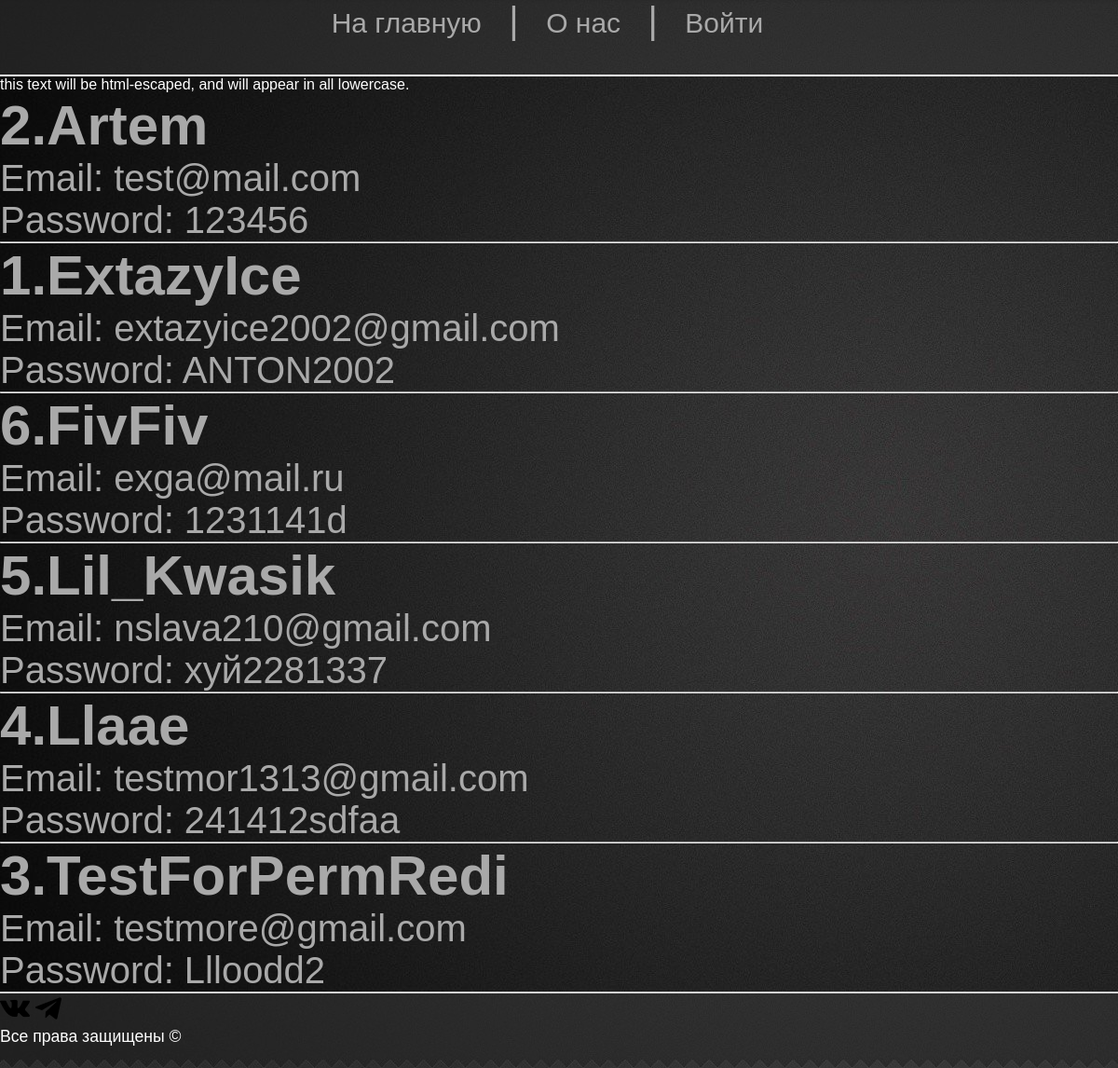
Page /test/ on the committed database.
### hello/models.py (models this page shows, shortened)
class UserModel(models.Model):
    login = models.CharField(max_length=15, unique=True)
    email = models.EmailField(unique=True)
    password = models.CharField(max_length=50)
    class Meta:
        verbose_name = "Зарегистрированные пользователи"
        verbose_name_plural = "Зарегистрированные пользователи"
        ordering = ['login']
        indexes = [
            models.Index(fields=['login'])
        ]

### hello/views.py (the view)
# urls.py: path('test/', views.test, name='test'),
def test(request):
    data = {'data_db': UserModel.objects.all(), 'selected': 0, }
    return render(request, 'test.html', context=data)

### First/templates/test.html (shortened to what this page needs)
{% extends "base_template.html" %}
{% load static %}
{%block body_page %}
<ul>
    {% for el in data_db %}
        <li>
            <h2>{{ el.id }}.{{el.login}}</h2>
            <p>Email: {{el.email}}</p>
            <p>Password: {{el.password}}</p>
            {% if el != data_db.last %}
                <hr>
            {% endif %}
        </li>
    {% endfor %}
</ul>
{% endblock body_page %}

### First/templates/base_template.html (shortened to what this page needs)
<!DOCTYPE html>
{% load static %}
<html>
<head>
    <link rel="stylesheet" href="{% static "css/style.css" %}"/>
</head>
<body>
<div class="page">
<header>
    <div class="header">
        <div class="menu">
            <ul>
                <li><a href="#">На главную</a></li>
                <li>|</li>
                <li><a href="#">О нас</a></li>
                <li>|</li>
                <li><a href="{% url 'login' %}">Войти</a></li>
            </ul>
        </div>
    </div>
</header>
    {%block body_page%}<h1>Something..</h1>{% endblock body_page %}
<footer>
    <div id="socials">
        <a href="https://vk.com/extazyice" title="Страница ВК">
            <img src="{% static "images/vk_icon.png" %}" alt="Страница ВК" title="Страница ВК"></a>
        <a href="https://t.me/extazyice" title="Чат Телеграмм">
            <img src="{% static "images/telegram_icon.png" %}" alt="Чат Телеграмм" title="Чат Телеграмм">
        </a>
    </div>
    <div id="rights">
        Все права защищены &copy; <?=date ('Y')?>
    </div>
</footer>
</div>
</body>
</html>

### hello/static/css/style.css (style rules this page uses)
* { margin: 0; padding: 0; }
body { font-family: Verdana, sans-serif; background-image: url("../images/bg-body.jpg"); color:white; }
html, body { height: 100%; }
header,footer { background: rgba(61, 61, 61, 0.47); width: 100%; height: 10%; flex: 0 0 auto; }
.page { height: 100%; display: flex; flex-direction: column; }
header { display: flex; justify-content: center; color: lightgray; border-bottom: 2px solid white; }
.logo, .menu { display: inline-block; }
.menu li { margin-right: 25px; display: inline-block; vertical-align: middle; }
.menu a { vertical-align: middle; font-family: arial, serif; font-size: 30px; color: darkgray; text-decoration: none; }
li { display: inline; font-size: 40px; color: darkgray; }
footer { border-top: 2px solid lightgray; }
footer #rights { float: left; width: 50%; font-size: 1.1em; }

### rows in the picture
UserModel: id "2", login "Artem", email "test@mail.com", password "123456"
UserModel: id "1", login "ExtazyIce", email "extazyice2002@gmail.com", password "ANTON2002"
UserModel: id "6", login "FivFiv", email "exga@mail.ru", password "1231141d"
UserModel: id "5", login "Lil_Kwasik", email "nslava210@gmail.com", password "хуй2281337"
UserModel: id "4", login "Llaae", email "testmor1313@gmail.com", password "241412sdfaa"
UserModel: id "3", login "TestForPermRedi", email "testmore@gmail.com", password "Llloodd2"
